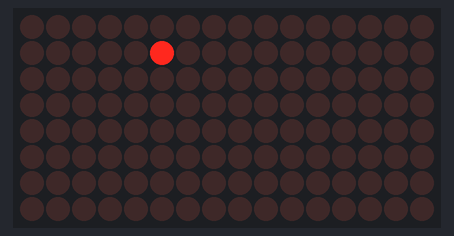
The program below on a simulated Raspberry Pi (BCM pin numbers). Shown: 16×8 LED matrix. Random numbers come from a fixed seed.

Above: at 0.45 s.
At 2.85 s:
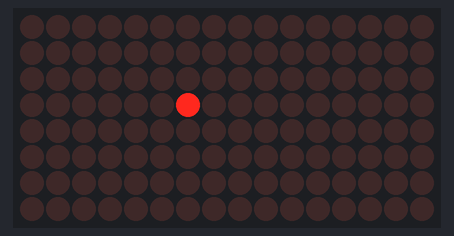
At 5.55 s:
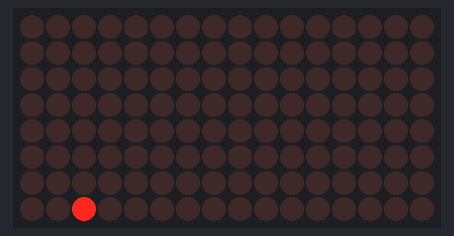
At 10.96 s:
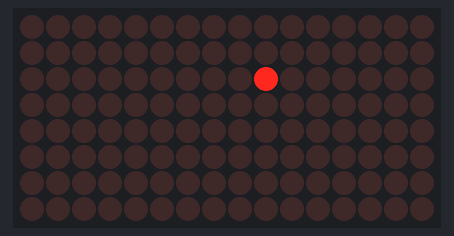
At 16.37 s:
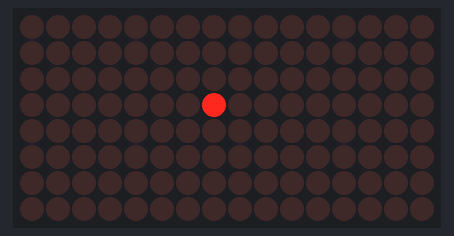
At 21.78 s:
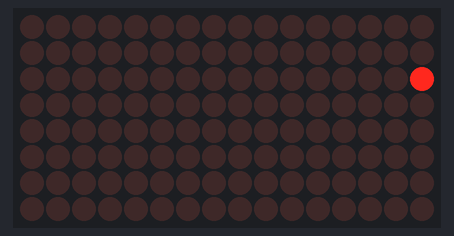

The program:

led_matrix_ex.py
```python
from random import choice
from luma.core.interface.serial import spi, noop
from luma.core.render import canvas
from luma.led_matrix.device import max7219

serial = spi(port=0, device=0, gpio=noop())
device = max7219(serial, cascaded=2, block_orientation=-90)

while True:
  with canvas(device) as draw:
    point_pos = (choice(range(16)),choice(range(8)))
    draw.point(point_pos, fill=255)
```
